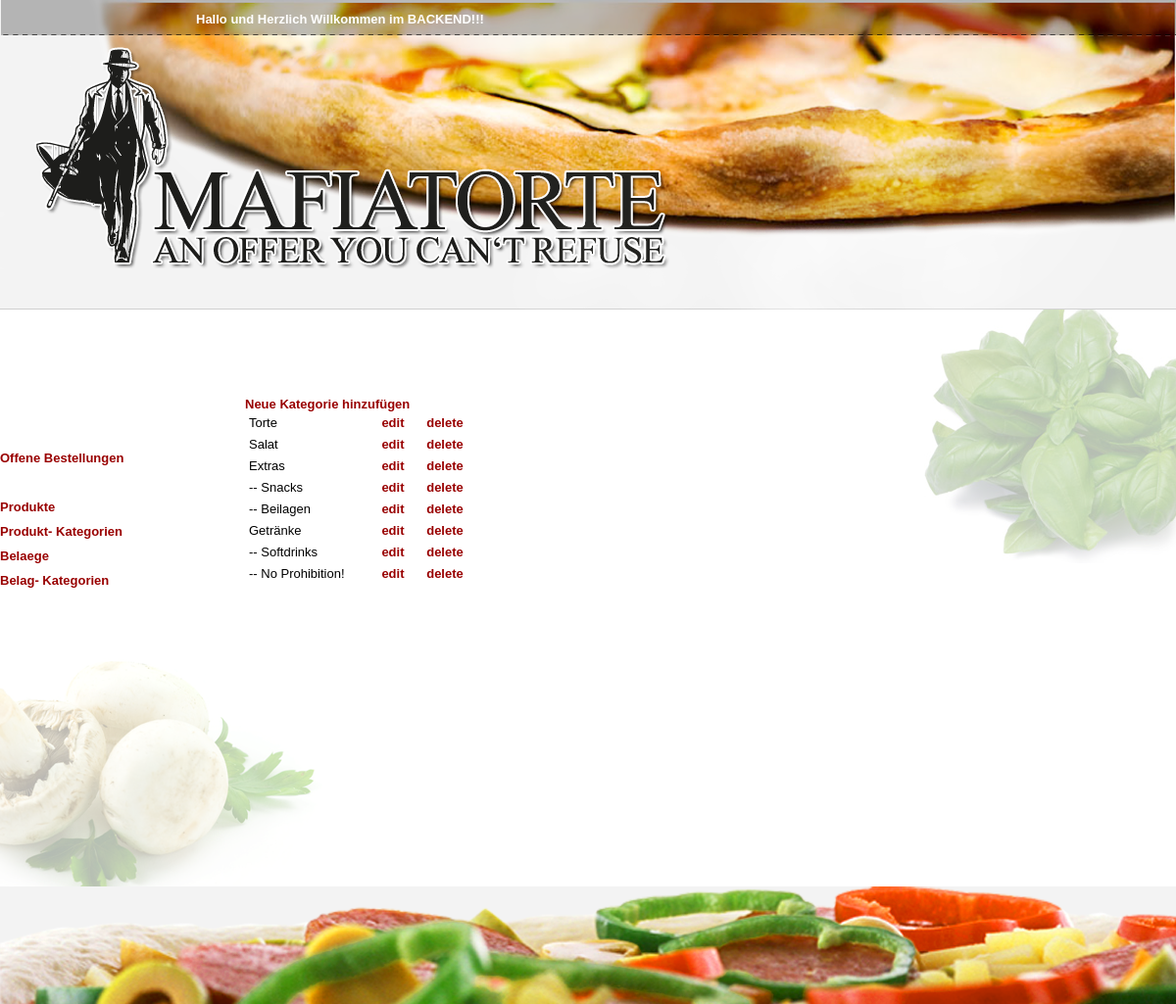
The page /backend/index.php?site=produktkat on the database its author committed.
### tables this page shows
CREATE TABLE IF NOT EXISTS `produktkat` (
  `ID` int(10) unsigned NOT NULL AUTO_INCREMENT,
  `top_ID` int(10) unsigned DEFAULT NULL,
  `name` varchar(100) NOT NULL,
  PRIMARY KEY (`ID`)
);

### _settings.php (called while the page is built, shortened)
<?php
function safe_query($query="") {
	if(stristr(str_replace(' ', '', $query), "unionselect")===FALSE AND stristr(str_replace(' ', '', $query), "union(select")===FALSE){
		if(DEBUG == "OFF") $result = mysql_query($query) or die('Query failed!');
		else {
			$result = mysql_query($query) or die('Query failed: '
			.'<li>errorno='.mysql_errno()
			.'<li>error='.mysql_error()
			.'<li>query='.$query);
		}
		return $result;
	}
	else die();
}
?>

### backend/produktkat.php (the view, shortened to what this page needs)
<?php
if(isset($_GET['action'])) {
	if($_GET['action']=="add") {
    echo'<h1>Produkt Kategorie hinzuf&uuml;gen</h1>';
    echo '<form method="post" action="index.php?site=produktkat&action=edit" id="post" name="post" enctype="multipart/form-data" ">
    <table width="100%" border="0" cellspacing="1" cellpadding="3">
      <tr>
        <td width="15%"><b>Name der Kategorie</b></td>
        <td width="85%"><input type="text" name="produktkatname" size="60" /></td>
      </tr>
       <tr>
        <td width="15%"><b>Topkategorie</b></td>
        <td width="85%"> <select name="top_ID" size="1">
        <option value=""></option>';
                          $katq = safe_query("SELECT ID,name FROM produktkat");
                          while($kat = mysql_fetch_array($katq)){
                            echo '<option value='. $kat["ID"] . '>'. $kat["name"] . '</option>';
                          }
                    echo '</select></td>
      </tr>
    </table>';
    $belagkatq = safe_query("SELECT * FROM belagkat");
    echo '<h3>Belagkategorien</h3>';
   echo'<table width="100%" border="0" cellspacing="1" cellpadding="3">';
     while($belagkat = mysql_fetch_array($belagkatq)){
         echo '<tr>
                <td><input type="checkbox" name="belagkat_ID[]" value="'. $belagkat['ID'] .'">' . $belagkat["name"] . '</td>
              </tr>';
      }
      echo' <tr>
            <td><input type="submit" name="save" value="Kategorie hinzuf&uuml;gen" /></td>
          </tr>
        </table>
        </form>';
  }
  elseif($_GET['action']=="edit") {
    $produktkatq = safe_query("SELECT * FROM produktkat WHERE ID=". $_GET["ID"] . "");
    $produktkat = mysql_fetch_array($produktkatq);
    echo'<h1>Produktkategorie &auml;ndern</h1>';
    echo '<form method="post" action="index.php?site=produktkat&action=edit&ID='. $_GET["ID"]. '" id="post" name="post" enctype="multipart/form-data" ">
    <table width="100%" border="0" cellspacing="1" cellpadding="3">
      <tr>
        <td width="15%"><b>Name der Kategorie</b></td>
        <td width="85%"><input type="text" name="name" size="60" value="'. $produktkat["name"] .'" />
        <input type="hidden" name="ID" value="'. $produktkat["ID"] .'" /></td>
      </tr>
      <tr>
        <td width="15%"><b>Topkategorie</b></td>
        <td width="85%"><select name="top_ID" size="1">
        <option value=""></option>';
                          $katq = safe_query("SELECT ID,name FROM produktkat");
                          while($kat = mysql_fetch_array($katq)){
                            echo '<option';
                            if($kat["ID"] == $produktkat["top_ID"]) echo  " selected ";
                            echo ' value='. $kat["ID"] . '>'. $kat["name"] . '</option>';
                          }
                    echo '</select></td>
       </tr>
    </table>';
    $checkq = safe_query("SELECT belagkat_ID FROM belagkatzuproduktkat WHERE produktkat_ID=" . $produktkat["ID"] . "");
    $checkarr = array();
    $i = 0;
    while($check = mysql_fetch_array($checkq)){
       $checkarr[$i] = $check['belagkat_ID'];
       $i++;
    }
    $belagkatq = safe_query("SELECT * FROM belagkat");
    echo '<h3>Belagkategorien</h3>';
   echo'<table width="100%" border="0" cellspacing="1" cellpadding="3">
         <input type="hidden" name="produkt_ID" value="'. $produktkat['ID'] .'" />';
     while($belagkat = mysql_fetch_array($belagkatq)){
         if(in_array($belagkat['ID'],$checkarr)) $checked = " checked ";
         else $checked="";
         echo '<tr>
                <td><input type="checkbox" name="belagkat_ID[]" value="'. $belagkat['ID'] .'" '. $checked. '>' . $belagkat["name"] . '</td>
              </tr>';
      }
      echo' <tr>
            <td><input type="submit" name="saveedit" value="&auml;ndern" /></td>
          </tr>
        </table>
        </form>';
      $sizeq = safe_query("SELECT * FROM size WHERE produktkat_ID=" . $produktkat["ID"] . "");
       if(mysql_num_rows($sizeq) >= 1){
           echo '<br><form method="post" action="index.php?site=produktkat&action=edit&ID=' . $_GET['ID'] . '" id="post" name="post" enctype="multipart/form-data" ">
                 <table width="100%" border="0" cellspacing="1" cellpadding="3">
                   <tr>
                     <td><b>Gr&ouml;sse</b></td>
                     <td><b>Comment</b></td>
                     <td><b>Standardpreis</b></td>
                     <td><b>Belagvalues</b></td>
                   </tr>';
              $i = 0;
              while($size = mysql_fetch_array($sizeq)){
                echo '<tr>
                            <td width="15%"><input type="hidden" name="size_ID[]" value="'. $size['size'] .'" />
                            <input type="text" name="size_name[]" size="10" value="'. $size["name"] .'" /></td>
                            <td width="15%"><input type="text" name="size_comment[]" size="10" value="'. $size["comment"] .'" /></td>
                            <td width="15%"><input type="text" name="size_def_preis[]" size="10" value="'. $size["def_preis"] .'" /></td>
                            <td width="70%">';
                            $valueq = safe_query("SELECT * FROM belagpreis WHERE size=" . $size["size"] . "");
                             if(mysql_num_rows($valueq) >= 1){
                                while($value = mysql_fetch_array($valueq)){
                                   if($value['value'] > 0){
                                      echo ' Val'.$value['value'].'  <input type="text" name="preis_val['.$i.'][]" size="10" value='.$value['preis'].' />';
                                   }
                                }
                             }
                            echo '<a href="?site=produktkat&action=edit&ID='. $produktkat["ID"] . '&delete_size=' . $size["size"] . '"> delete</a></td>
                    </tr>   ';
              $i++;
              }
            echo' <tr>
              <td colspan="4"><input type="submit" name="edit_size" value="Gr&ouml;sse editieren" /></td>
            </tr>
          </table>
          </form>';
       }
      echo'<h3>Gr&ouml;sse hinzuf&uuml;gen</h3>';
      echo '<form method="post" action="index.php?site=produktkat&action=edit&ID=' . $_GET['ID'] . '" id="post" name="post" enctype="multipart/form-data" ">
       <table width="100%" border="0" cellspacing="1" cellpadding="3">
         <tr>
            <td width="15%">
              <input type="hidden" name="produktkat_ID" value="'. $produktkat['ID'] .'" />
              Name <input type="text" name="size_name" size="10" /></td>
            <td width="15%">Comment <input type="text" name="size_comment" size="10" /></td>
            <td width="15%">Standardpreis <input type="text" name="size_def_preis" size="10" /></td>
            <td width="45%">Val1 <input type="text" name="preis_val[]" size="10" />
            Val2 <input type="text" name="preis_val[]" size="10" />
            Val3 <input type="text" name="preis_val[]" size="10" /></td>
            <td width="25%"><input type="submit" name="save_size" value="hinzuf&uuml;gen" /></td>
            </tr>
    </table>
    </form>';
  }
}
else{
    echo '<a href="?site=produktkat&action=add">Neue Kategorie hinzuf&uuml;gen</a>';
    $katq = safe_query("SELECT * FROM produktkat WHERE top_ID IS NULL");
    echo '<table width="100%" border="0" cellspacing="1" cellpadding="3">';
    while($kat = mysql_fetch_array($katq)){
     echo '<tr>
              <td width="15%">' . $kat["name"] . '</td>
              <td width="5%"><a href="?site=produktkat&action=edit&ID=' . $kat["ID"] . '"> edit</a></td>
              <td align="left"><a href="?site=produktkat&delete=' . $kat["ID"] . '"> delete</a></td>
          </tr>';
          $subkatq = safe_query("SELECT * FROM produktkat WHERE top_ID = '".$kat['ID']."'");
          while($subkat = mysql_fetch_array($subkatq)){
            echo '<tr>
                    <td width="15%">-- ' . $subkat["name"] . '</td>
                    <td width="5%"><a href="?site=produktkat&action=edit&ID=' . $subkat["ID"] . '"> edit</a></td>
                    <td align="left"><a href="?site=produktkat&delete=' . $subkat["ID"] . '"> delete</a></td>
                  </tr>';
          }
    }
    echo '</table>';
}
?>

### _stylesheet.css (style rules this page uses)
body { background-image:url(img/bg.png); background-repeat:no-repeat; background-position:top center; background-color:#FFF; background-attachment:fixed; margin:0px; padding:0px; font-family:Verdana, Arial, sans-serif; font-size:13px; margin-top:0px; margin-left:auto; margin-right:auto; }
a, a:visited, a:active { color: #900; text-decoration: none; font-weight:bold; }

### rows shown on the page
produktkat: name "Torte"
produktkat: name "Salat"
produktkat: name "Extras"
produktkat: name "Snacks"
produktkat: name "Beilagen"
produktkat: name "Getränke"
produktkat: name "Softdrinks"
produktkat: name "No Prohibition!"
